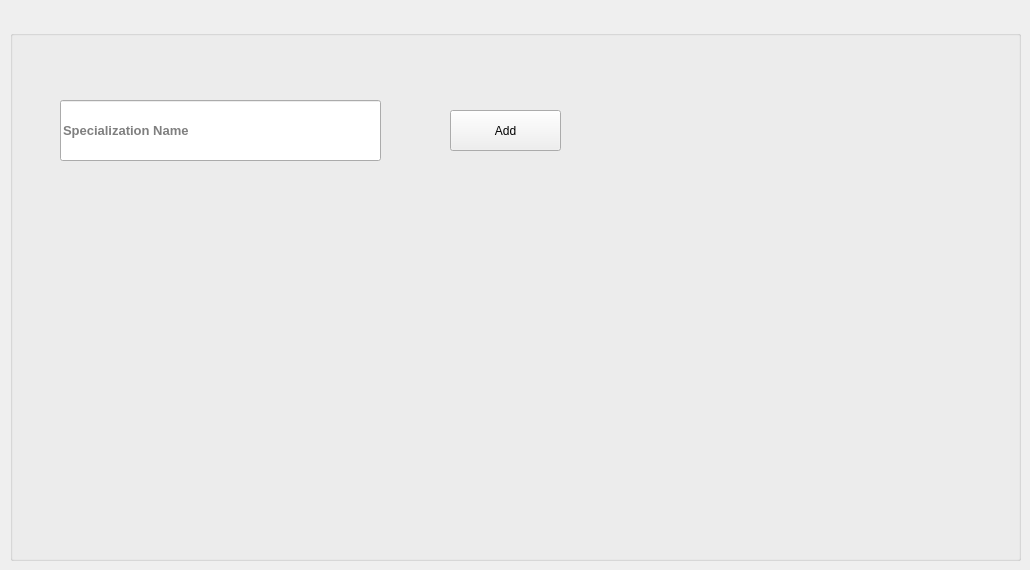
      <widget class="QWidget" name="tab_52">
       <attribute name="title">
        <string>Add Sepecialization</string>
       </attribute>
       <widget class="QGroupBox" name="groupBox_7">
        <property name="geometry">
         <rect>
          <x>10</x>
          <y>30</y>
          <width>1011</width>
          <height>531</height>
         </rect>
        </property>
        <property name="title">
         <string/>
        </property>
        <property name="flat">
         <bool>false</bool>
        </property>
        <property name="checkable">
         <bool>false</bool>
        </property>
        <widget class="QPushButton" name="pushButton">
         <property name="geometry">
          <rect>
           <x>440</x>
           <y>80</y>
           <width>111</width>
           <height>41</height>
          </rect>
         </property>
         <property name="text">
          <string>Add</string>
         </property>
        </widget>
        <widget class="QLineEdit" name="lineEdit_31">
         <property name="geometry">
          <rect>
           <x>50</x>
           <y>70</y>
           <width>321</width>
           <height>61</height>
          </rect>
         </property>
         <property name="font">
          <font>
           <pointsize>10</pointsize>
           <weight>75</weight>
           <bold>true</bold>
          </font>
         </property>
         <property name="placeholderText">
          <string>Specialization Name</string>
         </property>
        </widget>
        <widget class="QLabel" name="label_8">
         <property name="geometry">
          <rect>
           <x>620</x>
           <y>60</y>
           <width>351</width>
           <height>341</height>
          </rect>
         </property>
         <property name="styleSheet">
          <string notr="true">background-image: url(:/imag/do.jpg);
background-image: url(:/imag/doctor.jpg);</string>
         </property>
         <property name="frameShape">
          <enum>QFrame::NoFrame</enum>
         </property>
         <property name="text">
          <string/>
         </property>
        </widget>
       </widget>
      </widget>
